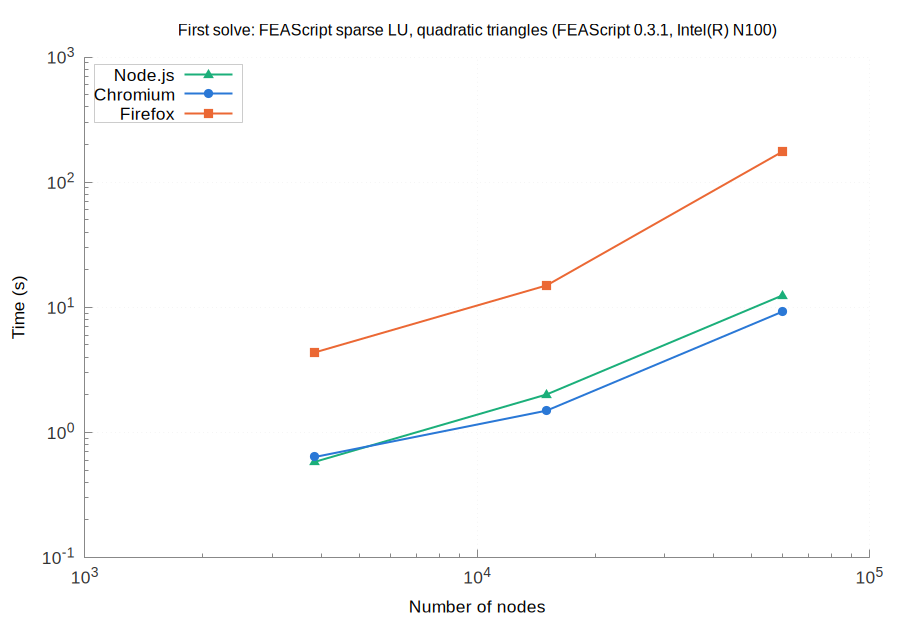

This chart was generated by the following gnuplot code:
set terminal pngcairo size 900,620 font 'Arial,13'
set border 3 lc rgb '#888888'; set tics nomirror tc rgb '#333333'
set grid lc rgb '#e6e6e6' lw 1; set key top left box lc rgb '#cccccc' opaque
set logscale xy; set format y '10^{%L}'; set format x '10^{%L}'
set output 'browsers_FEAScript_sparse_LU_quadratic_triangles_first.png'
set title 'First solve: FEAScript sparse LU, quadratic triangles (FEAScript 0.3.1, Intel(R) N100)' font 'Arial,12'
set xlabel 'Number of nodes'
set ylabel 'Time (s)'
plot 'browsers_FEAScript_sparse_LU_quadratic_triangles_first_node.dat' u 1:2 w lp lw 2 pt 9 ps 1.2 lc rgb '#1baf7a' t 'Node.js', \
     'browsers_FEAScript_sparse_LU_quadratic_triangles_first_chromium.dat' u 1:2 w lp lw 2 pt 7 ps 1.2 lc rgb '#2a78d6' t 'Chromium', \
     'browsers_FEAScript_sparse_LU_quadratic_triangles_first_firefox.dat' u 1:2 w lp lw 2 pt 5 ps 1.2 lc rgb '#eb6834' t 'Firefox'
